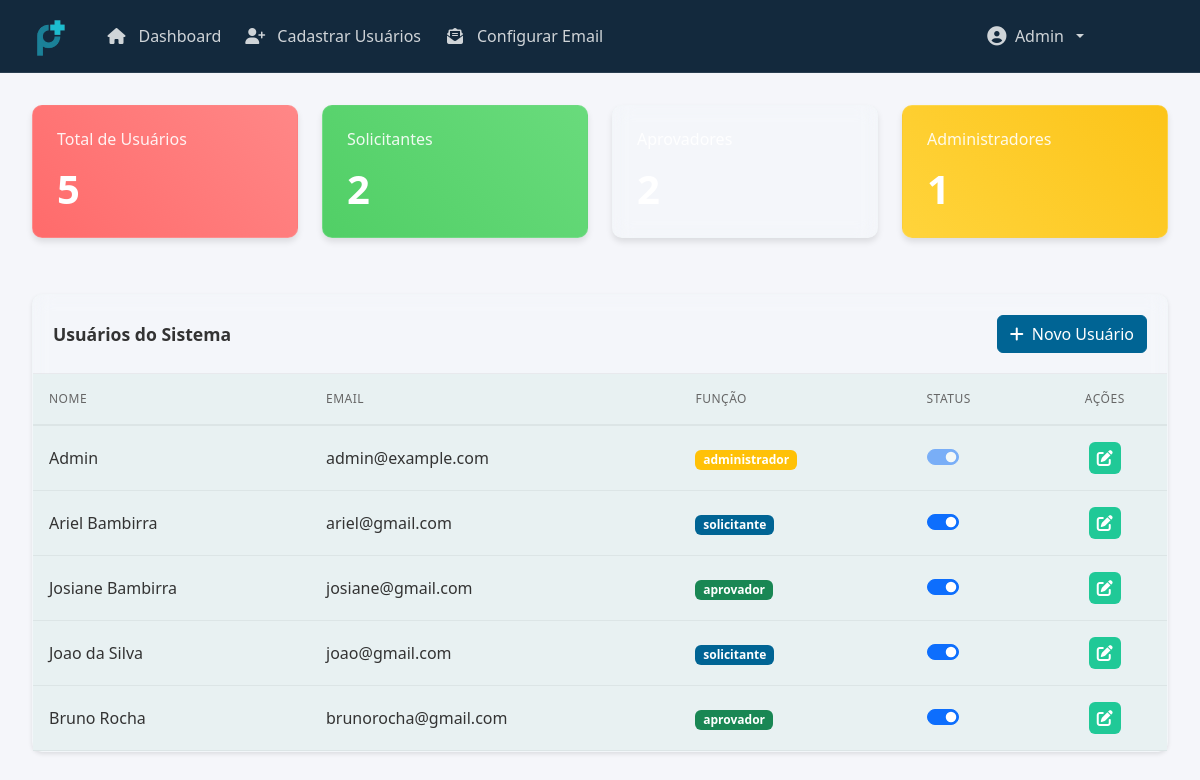
Screenshot of /admin_dashboard (signed in) with the database file from the repository.
### models.py (models this page shows, shortened)
class User(UserMixin, db.Model):
    id = db.Column(db.Integer, primary_key=True)
    name = db.Column(db.String(100), nullable=False)
    email = db.Column(db.String(120), unique=True, nullable=False)
    password = db.Column(db.String(200), nullable=False)
    contact = db.Column(db.String(20))
    role = db.Column(db.String(20), nullable=False)  # 'administrador', 'aprovador', 'solicitante'
    is_active = db.Column(db.Boolean, default=True)
    budgets_requested = db.relationship('Budget', backref='solicitante', lazy=True, foreign_keys='Budget.solicitante_id')
    budgets_approved = db.relationship('Budget', backref='aprovador', lazy=True, foreign_keys='Budget.aprovador_id')

### routes.py (the view)
@app.route('/admin_dashboard')
@login_required
def admin_dashboard():
    if current_user.role != 'administrador':
        flash('Acesso negado. Você não tem permissão para acessar esta página.', 'danger')
        return redirect(url_for('dashboard'))
    users = User.query.all()
    total_users = len(users)
    solicitantes = sum(1 for u in users if u.role == 'solicitante')
    aprovadores = sum(1 for u in users if u.role == 'aprovador')
    administradores = sum(1 for u in users if u.role == 'administrador')
    budgets = Budget.query.all()
    user_pendente = sum(1 for b in budgets if b.solicitante_id == current_user.id and b.status == 'pendente')
    user_aprovado = sum(1 for b in budgets if b.solicitante_id == current_user.id and b.status == 'aprovado')
    user_rejeitado = sum(1 for b in budgets if b.solicitante_id == current_user.id and b.status == 'rejeitado')
    return render_template('admin_dashboard.html',
                         budgets=budgets,
                         users=users,
                         total_users=total_users,
                         solicitantes=solicitantes,
                         aprovadores=aprovadores,
                         administradores=administradores,
                         user_pendente=user_pendente,
                         user_aprovado=user_aprovado,
                         user_rejeitado=user_rejeitado)

### app.py (called while the page is built)
def create_app():
    app = Flask(__name__)
    app.config.from_object(Config)
    if not os.path.exists(app.config['UPLOAD_FOLDER']):
        os.makedirs(app.config['UPLOAD_FOLDER'])
    db.init_app(app)
    login_manager.init_app(app)
    mail.init_app(app)
    migrate.init_app(app, db)
    csrf.init_app(app)
    login_manager.login_view = 'login'
    @login_manager.user_loader
    def load_user(user_id):
        from models import User
        return User.query.get(int(user_id))
    return app

### templates/admin_dashboard.html (shortened to what this page needs)
{% extends "base.html" %}
{% block content %}
<div class="dashboard-wrapper">
    <div class="container-fluid main-container">
        <div class="row g-4 section-gap">
            <div class="col-md-3">
                <div class="card status-card pending">
                    <div class="card-body">
                        <h6 class="card-title">Total de Usuários</h6>
                        <h2 class="display-4">{{ total_users }}</h2>
                    </div>
                </div>
            </div>
            <div class="col-md-3">
                <div class="card status-card approved">
                    <div class="card-body">
                        <h6 class="card-title">Solicitantes</h6>
                        <h2 class="display-4">{{ solicitantes }}</h2>
                    </div>
                </div>
            </div>
            <div class="col-md-3">
                <div class="card status-card info">
                    <div class="card-body">
                        <h6 class="card-title">Aprovadores</h6>
                        <h2 class="display-4">{{ aprovadores }}</h2>
                    </div>
                </div>
            </div>
            <div class="col-md-3">
                <div class="card status-card warning">
                    <div class="card-body">
                        <h6 class="card-title">Administradores</h6>
                        <h2 class="display-4">{{ administradores }}</h2>
                    </div>
                </div>
            </div>
        </div>
        <div class="row mt-4">
            <div class="col-12">
                <div class="card">
                    <div class="card-header d-flex justify-content-between align-items-center">
                        <h5 class="mb-0">Usuários do Sistema</h5>
                        <a href="{{ url_for('register') }}" class="btn btn-primary">
                            <i class="fas fa-plus me-2"></i>Novo Usuário
                        </a>
                    </div>
                    <div class="card-body p-0">
                        <div class="table-responsive">
                            <table class="table table-hover mb-0">
                                <thead>
                                    <tr>
                                        <th>Nome</th>
                                        <th>Email</th>
                                        <th>Função</th>
                                        <th>Status</th>
                                        <th class="text-center">Ações</th>
                                    </tr>
                                </thead>
                                <tbody>
                                    {% for user in users %}
                                    <tr>
                                        <td>{{ user.name }}</td>
                                        <td>{{ user.email }}</td>
                                        <td>
                                            <span class="badge {% if user.role == 'solicitante' %}bg-primary{% elif user.role == 'aprovador' %}bg-success{% else %}bg-warning{% endif %}">
                                                {{ user.role }}
                                            </span>
                                        </td>
                                        <td>
                                            <div class="form-check form-switch">
                                                <input class="form-check-input" type="checkbox"
                                                       {% if user.is_active %}checked{% endif %}
                                                       onchange="toggleUserStatus({{ user.id }})"
                                                       {% if user.id == current_user.id %}disabled{% endif %}>
                                            </div>
                                        </td>
                                        <td class="text-center">
                                            <div class="action-buttons">
                                                <button class="btn action-button edit" onclick="editUser({{ user.id }})" title="Editar">
                                                    <i class="fas fa-edit"></i>
                                                </button>
                                            </div>
                                        </td>
                                    </tr>
                                    {% endfor %}
                                </tbody>
                            </table>
                        </div>
                    </div>
                </div>
            </div>
        </div>
    </div>
</div>
{% endblock %}

### templates/base.html (shortened to what this page needs)
<!DOCTYPE html>
<html lang="pt-br">
<head>
    <link href="https://cdn.jsdelivr.net/npm/bootstrap@5.3.0/dist/css/bootstrap.min.css" rel="stylesheet">
    <link href="https://cdnjs.cloudflare.com/ajax/libs/font-awesome/6.4.0/css/all.min.css" rel="stylesheet">
    <link href="{{ url_for('static', filename='css/base.css') }}" rel="stylesheet">
</head>
<body>
    <div class="toast-container position-fixed top-0 end-0 p-3">
    </div>
    <div class="content-wrapper">
        {% if not request.endpoint == 'login' and not request.endpoint == 'reset_password_request' and not request.endpoint == 'reset_password' %}
        <nav class="navbar navbar-expand-lg">
            <div class="container-fluid">
                <a class="navbar-brand" href="{{ url_for('dashboard') }}">
                    <img src="{{ url_for('static', filename='img/logo-planeje.png') }}" alt="Logo Planeje+" height="40">
                </a>
                <div class="collapse navbar-collapse" id="navbarNav">
                    {% if current_user.is_authenticated %}
                    <ul class="navbar-nav me-auto">
                        <li class="nav-item">
                            <a class="nav-link {% if request.endpoint == 'dashboard' %}active{% endif %}" href="{{ url_for('dashboard') }}">
                                <i class="fas fa-home me-1"></i>Dashboard
                            </a>
                        </li>
                        {% if current_user.role == 'administrador' %}
                        <li class="nav-item">
                            <a class="nav-link {% if request.endpoint == 'register' %}active{% endif %}" href="{{ url_for('register') }}">
                                <i class="fas fa-user-plus me-1"></i>Cadastrar Usuários
                            </a>
                        </li>
                        <li class="nav-item">
                            <a class="nav-link {% if request.endpoint == 'email_config' %}active{% endif %}" href="{{ url_for('email_config') }}">
                                <i class="fas fa-envelope-open-text me-1"></i>Configurar Email
                            </a>
                        </li>
                        {% endif %}
                    </ul>
                    <div class="header-user-menu">
                        <ul class="navbar-nav">
                            <li class="nav-item dropdown">
                                <a class="nav-link dropdown-toggle user-menu" href="#"
                                   id="userDropdown" role="button"
                                   data-bs-toggle="dropdown">
                                    <i class="fas fa-user-circle"></i>
                                    <span>{{ current_user.name }}</span>
                                </a>
                            </li>
                        </ul>
                    </div>
                    {% endif %}
                </div>
            </div>
        </nav>
        {% endif %}
        {% block content %}{% endblock %}
    </div>
</body>
</html>

### static/css/base.css (style rules this page uses)
:root { --primary-color: #0066b3; --primary-dark: #005294; --primary-light: #e6f3ff; --success-color: #43A047; --warning-color: #FFA000; --danger-color: #E53935; --text-primary: #333333; --text-secondary: #666666; --background-main: #f5f6fa; --background-dark: #1e2632; --border-color: #e0e0e0; }
body { background-color: var(--background-main); color: var(--text-primary); min-height: 100vh; transition: background-color 0.3s ease, color 0.3s ease; }
.main-container { padding: 2rem; min-height: calc(100vh - 70px); padding-top: 2rem; }
.card { border: none; box-shadow: 0 2px 4px rgba(0,0,0,0.1); border-radius: 10px; background: white; margin-bottom: 1.5rem; transition: all 0.3s ease; border: 1px solid rgba(0,0,0,0.1); }
.card-header { background-color: transparent; border-bottom: 1px solid rgba(0,0,0,0.05); padding: 1.25rem; border-radius: 10px 10px 0 0; }
.card-header h5 { color: var(--text-primary); font-weight: 600; font-size: 1.1rem; margin: 0; }
.card-body { padding: 1.25rem; }
.table { margin-bottom: 0; --bs-table-hover-bg: rgba(0, 0, 0, 0.02); background-color: white; color: var(--text-primary); border-color: var(--border-color); }
.table th { font-weight: 500; color: var(--text-secondary); border-bottom: 2px solid rgba(0, 0, 0, 0.05); padding: 1rem; font-size: 0.75rem; text-transform: uppercase; letter-spacing: 0.5px; }
.table td { padding: 1rem; vertical-align: middle; color: var(--text-primary); border-bottom: 1px solid rgba(0, 0, 0, 0.05); }
.table tbody tr { transition: background-color 0.15s ease; }
.action-buttons { display: flex; justify-content: center; gap: 8px; }
.action-button { width: 32px; height: 32px; padding: 0; display: flex; align-items: center; justify-content: center; border-radius: 6px; border: none; transition: all 0.2s; color: white; }
.action-button.edit { background-color: #20c997; }
.status-card { border: none; border-radius: 10px; transition: transform 0.2s; box-shadow: 0 4px 6px rgba(0, 0, 0, 0.1); }
.status-card .card-body { padding: 1.5rem; color: white; }
.status-card .card-title { font-size: 1rem; font-weight: 500; margin-bottom: 1rem; opacity: 0.9; }
.status-card .display-4 { font-size: 2.5rem; font-weight: 600; margin: 0; }
.status-card.pending { background: linear-gradient(45deg, #ff6b6b, #ff8787); }
.status-card.approved { background: linear-gradient(45deg, #51cf66, #69db7c); }
.status-card.warning { background: linear-gradient(45deg, #ffd43b, #fcc419); }
.navbar { background-color: #1e2632 !important; padding: 1rem; border-bottom: 1px solid rgba(255, 255, 255, 0.1); }
.navbar-brand img { height: 40px; }
.navbar-brand { padding: 0; margin-right: 2rem; }
.navbar-nav { margin-right: 30px; }
.navbar-nav .nav-item { margin-right: 20px; }
.navbar-nav .nav-link { padding: 8px 15px; }
.header-user-menu { margin-left: auto; padding-right: 30px; }
.header-user-menu .nav-link { display: flex; align-items: center; gap: 8px; }
.navbar .nav-link { color: rgba(255, 255, 255, 0.8) !important; font-weight: 500; display: flex; align-items: center; gap: 8px; padding: 8px 16px; border-radius: 6px; transition: all 0.3s ease; }
.navbar .nav-link i { font-size: 16px; width: 20px; text-align: center; }
.navbar .nav-item:not(:last-child) { margin-right: 8px; }
.header-user-menu .nav-link { display: flex; align-items: center; gap: 0.5rem; padding: 0.5rem 1rem; }
.header-user-menu .nav-link i { font-size: 1.2rem; }
.header-user-menu { display: flex; align-items: center; }
.section-gap { margin-bottom: 2rem; }
.dashboard-wrapper { position: relative; min-height: 100vh; }
.dashboard-wrapper { animation: fadeIn 0.3s ease-out; }
.status-card { animation: fadeIn 0.3s ease-out; }

### rows the page displays
User: name "Admin", email "admin@example.com", role "administrador", is_active "☑"
User: name "Ariel Bambirra", email "ariel@gmail.com", role "solicitante", is_active "☑"
User: name "Josiane Bambirra", email "josiane@gmail.com", role "aprovador", is_active "☑"
User: name "Joao da Silva", email "joao@gmail.com", role "solicitante", is_active "☑"
User: name "Bruno Rocha", email "brunorocha@gmail.com", role "aprovador", is_active "☑"

### other values shown
{{ total_users }} "5"
{{ solicitantes }} "2"
{{ administradores }} "1"
